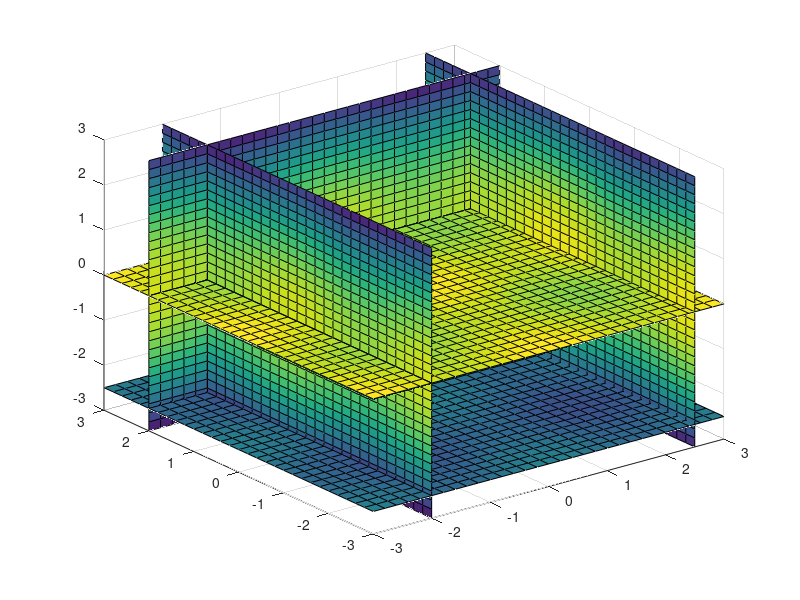

MATLAB code to generate this figure:
% Slices of the volumetric function
% f(x,y,z) = (cos(x).^2 + cos(y).^2 - z.^2) ;
% |x|<=3, |y|<=3, |z|<=3 at x = -2 and 2,
% y = 2, and z = -2.5 and 0.

v = [-3:.2:3] ;
[x,y,z] = meshgrid(v,v,v) ;
f =  (cos(x).^2 + cos(y).^2 - z.^2) ;
xv = [-2 2.5] ;
yv = 2 ;
zv = [-2.5 0] ;
slice(x,y,z,f,xv,yv,zv) ;

% The values of the function is indicated
% by the color intensity.
